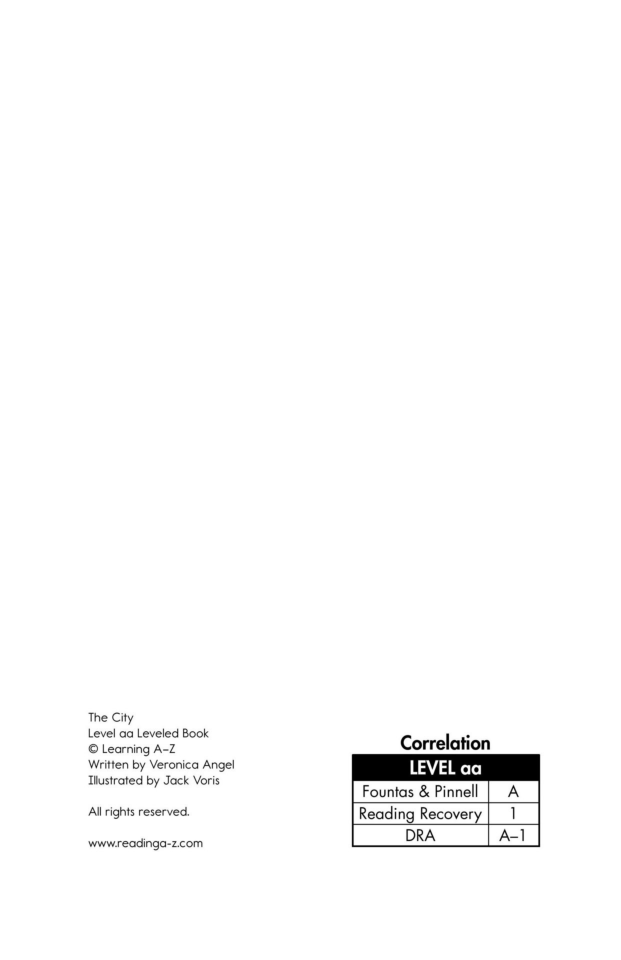
#> input picture tools/srs/scripts/raz-pipeline/_ocr_tmp.png, 2484 x 3840 px (shown at 1/4 size)
$ python -i build_raz_deck.py   (imports and definitions only)
#> lines starting #> are read from the running program, lines starting #| are printed output that depends on the picture
#!/usr/bin/env python3
# -*- coding: utf-8 -*-
"""
RAZ AA 卡组配图管线（可复用 / 可持续更新）
================================================
功能：
  1. 读取现有 data/raz-aa.js（含 en/zh/theme/emoji，可能已有 img）
  2. 读取 raz_book_catalog.json（书目 -> 每页词序对照表）
  3. 从 E:\\01.RAZ绘本PDF点读版\\AA.PDF 下对应 PDF 抽取指定页图片
  4. 压缩为 600px JPEG 写入 data/img/，并把 img 路径回填到 raz-aa.js
  5. 输出统计：本次新增图片数、未匹配（catalog 有但卡组无）词列表

设计要点：
  - 无 OCR：靠人工/子代理维护的 catalog 决定「哪一页是哪个词」，机器只做机械抽取+压缩+回填。
  - 幂等：词已有 img 则跳过（first-wins），重跑安全。
  - 仅当 catalog 词能精确匹配卡组 en（大小写不敏感）才配图，避免误配。

用法：
  python build_raz_deck.py                 # 默认路径
  python build_raz_deck.py --dry-run       # 只打印计划，不写文件
  python build_raz_deck.py --pdf-dir "X:/..." --catalog cat.json
依赖：
  pip install pymupdf pillow
"""
import os, re, sys, shutil, argparse

SCRIPT_DIR = os.path.dirname(os.path.abspath(__file__))
REPO_SRS   = os.path.abspath(os.path.join(SCRIPT_DIR, "..", ".."))   # tools/srs
DEFAULT_PDF_DIR = r"E:/01.RAZ绘本PDF点读版/AA.PDF"
DEFAULT_CATALOG = os.path.join(SCRIPT_DIR, "raz_book_catalog.json")
OUT_FILE   = os.path.join(REPO_SRS, "data", "raz-aa.js")
IMG_DIR    = os.path.join(REPO_SRS, "data", "img")
TARGET_W   = 600
JPEG_QUAL  = 85

# ---------- 工具 ----------
def slug(name):
    return re.sub(r"[^\w\-]+", "-", name.lower()).strip("-") or "x"

def norm(w):
    return re.sub(r"[^a-z0-9]", "", w.lower())


# [46 lines left out: functions singular, parse_raz_aa, write_raz_aa, not called in this run]

def crop_footer(path, extra=0.0):
    """
    裁掉页面底部的文字带（句子 "The dog." + 页脚 "Farm Animals Level aa" + 页码），
    只保留干净插图，卡面更清晰。
    从下往上找"连续近白行"（插图底部留白）作为裁切点。
    extra: 在检测到的裁切点基础上再上移的比例（0.01=再上移1%页高），用于吃掉残余笔画。
    """
#> called with path = '_ocr_tmp.png', extra = 0
    from PIL import Image
    im = Image.open(path).convert("RGB")
#> im is the input picture: PIL image 2484x3840 RGB; min 0, max 255, mean 251.3
    w, h = im.size
#> w = 2484; h = 3840
    px = im.load()
    step = max(1, h // 300)
#> step = 12
    near_white_rows = 0
    cut = None
    for y in range(h - 1, -1, -step):
        row_white = True
        for x in range(0, w, max(1, w // 60)):
            r, g, b = px[x, y]
            if not (r > 235 and g > 235 and b > 235):
                row_white = False
                break
        if row_white:
            near_white_rows += 1
            if near_white_rows >= 8:
                cut = y + near_white_rows * step
                break
        else:
            if near_white_rows:
                break
            near_white_rows = 0
    if cut and h - cut > h * 0.35:
        bottom = min(h, cut - int(h * extra))
        im = im.crop((0, 0, w, bottom))
    else:
        im = im.crop((0, 0, w, int(h * (0.86 - extra))))
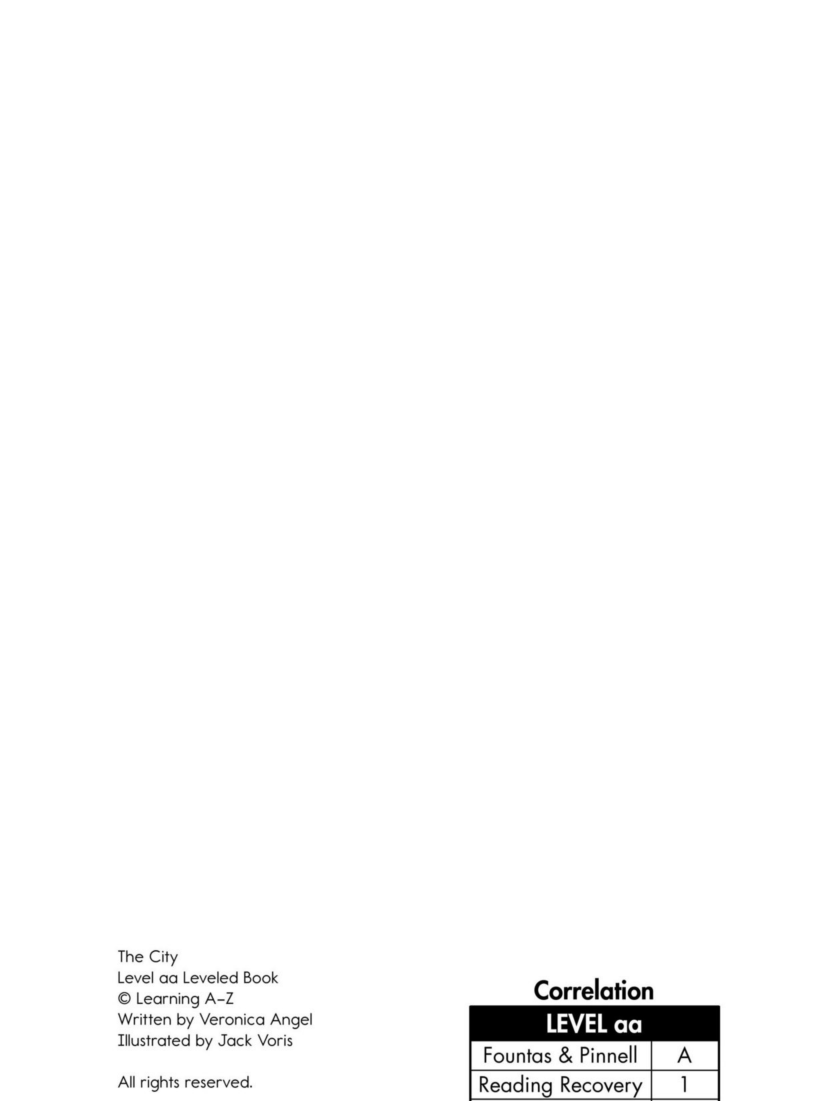
#> im: PIL image 2484x3302 RGB (shown at 1/3 size); min 0, max 255, mean 251.1
    im.save(path, "JPEG", quality=JPEG_QUAL, optimize=True)


# [119 lines left out: functions render_page, main, not called in this run]

# [2 lines not run here, left out]

>>> result = crop_footer('_ocr_tmp.png')
